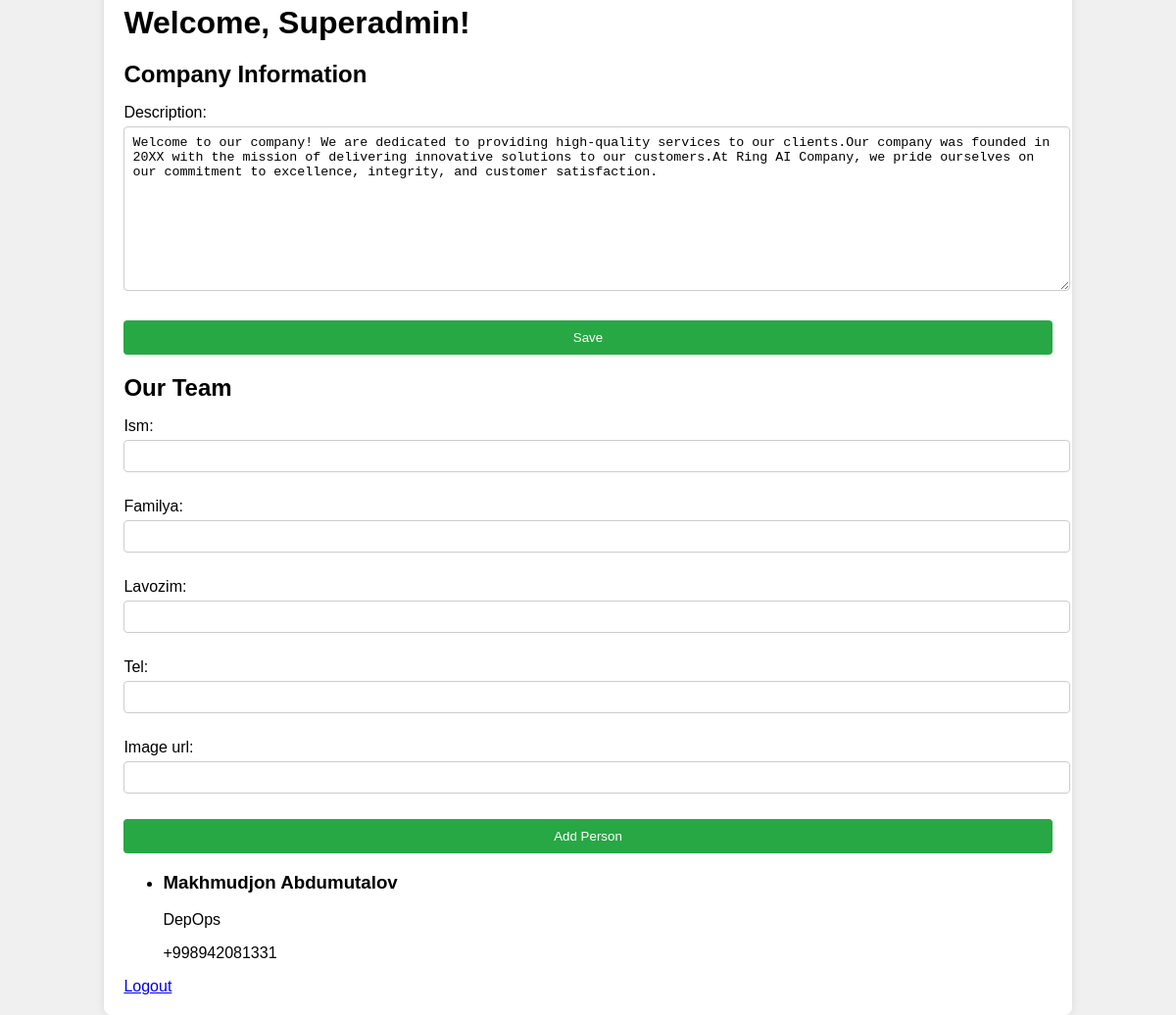
The app's page /dashboard/ (signed in) with its own data.
### Newapp/models.py (models this page shows, shortened)
class Company(models.Model):
    name = models.CharField(max_length=100)
    description = models.TextField()
    location = models.CharField(max_length=100)

class Person(models.Model):
    ism = models.CharField(max_length=50)
    familya = models.CharField(max_length=50)
    lavozim = models.CharField(max_length=50)
    tel = models.CharField(max_length=20)
    image_url = models.URLField(max_length=200, blank=True)

### Newapp/views.py (the view)
# urls.py: path('dashboard/',dashboard_view, name='dashboard'),
@login_required
def dashboard_view(request):
    company, created = Company.objects.get_or_create(id=1)
    if request.method == 'POST':
        company_form = CompanyForm(request.POST, instance=company)
        if company_form.is_valid():
            company_form.save()
            return redirect('dashboard')
    else:
        company_form = CompanyForm(instance=company)
    persons = Person.objects.all()
    person_form = PersonForm()
    if request.method == 'POST' and 'person_form' in request.POST:
        person_form = PersonForm(request.POST)
        if person_form.is_valid():
            person_form.save()
            return redirect('dashboard')
    return render(request, 'dashboard.html', {
        'company_form': company_form,
        'company': company,
        'persons': persons,
        'person_form': person_form,
    })

### Newapp/forms.py
class CompanyForm(forms.ModelForm):
    class Meta:
        model = Company
        fields = ['name', 'description', 'location']

class PersonForm(forms.ModelForm):
    class Meta:
        model = Person
        fields = ['ism', 'familya', 'lavozim', 'tel', 'image_url']

### Newapp/templates/dashboard.html (shortened to what this page needs)
<!DOCTYPE html>
<html lang="en">
<head>
</head>
<body>
    <div class="container">
        <h1>Welcome, {{ user.username }}!</h1>
        <h2>Company Information</h2>
        <form method="post">
            {{ company_form.as_p }}
            <button type="submit">Save</button>
        </form>
        <h2>Our Team</h2>
        <form method="post">
            {{ person_form.as_p }}
            <button type="submit" name="person_form">Add Person</button>
        </form>
        <ul>
            {% for person in persons %}
            <li>
                <h3>{{ person.ism }} {{ person.familya }}</h3>
                <p>{{ person.lavozim }}</p>
                <p>{{ person.tel }}</p>
            </li>
            {% endfor %}
        </ul>
        <a href="{% url 'logout' %}">Logout</a>
    </div>
</body>
</html>

### Newapp/templates/dashboard.html (style rules this page uses)
body { font-family: Arial, sans-serif; background-color: #f0f0f0; display: flex; justify-content: center; align-items: center; height: 100vh; margin-top: 100px; }
.container { background-color: #fff; padding: 20px; border-radius: 8px; box-shadow: 0 0 10px rgba(0, 0, 0, 0.1); width: 80%; max-width: 1000px; }
.container h1, .container h2 { margin-bottom: 0px; }
.container label { display: block; margin-bottom: 5px; }
.container input, .container textarea { width: 100%; padding: 8px; margin-bottom: 10px; border: 1px solid #ccc; border-radius: 4px; }
.container button { width: 100%; padding: 10px; background-color: #28a745; border: none; color: white; border-radius: 4px; cursor: pointer; }

### records on screen
Company: description "Welcome to our company! We are dedicated to providing high-quality services to our clients.Our company was founded in 20XX with the mission of delivering innovative solutions to our customers.At Ring AI Company, we pride ourselves on our commitment to excellence, integrity, and customer satisfaction."
Person: ism "Makhmudjon", familya "Abdumutalov", lavozim "DepOps", tel "+998942081331"

### other values on screen
{{ user.username }} "Superadmin"
